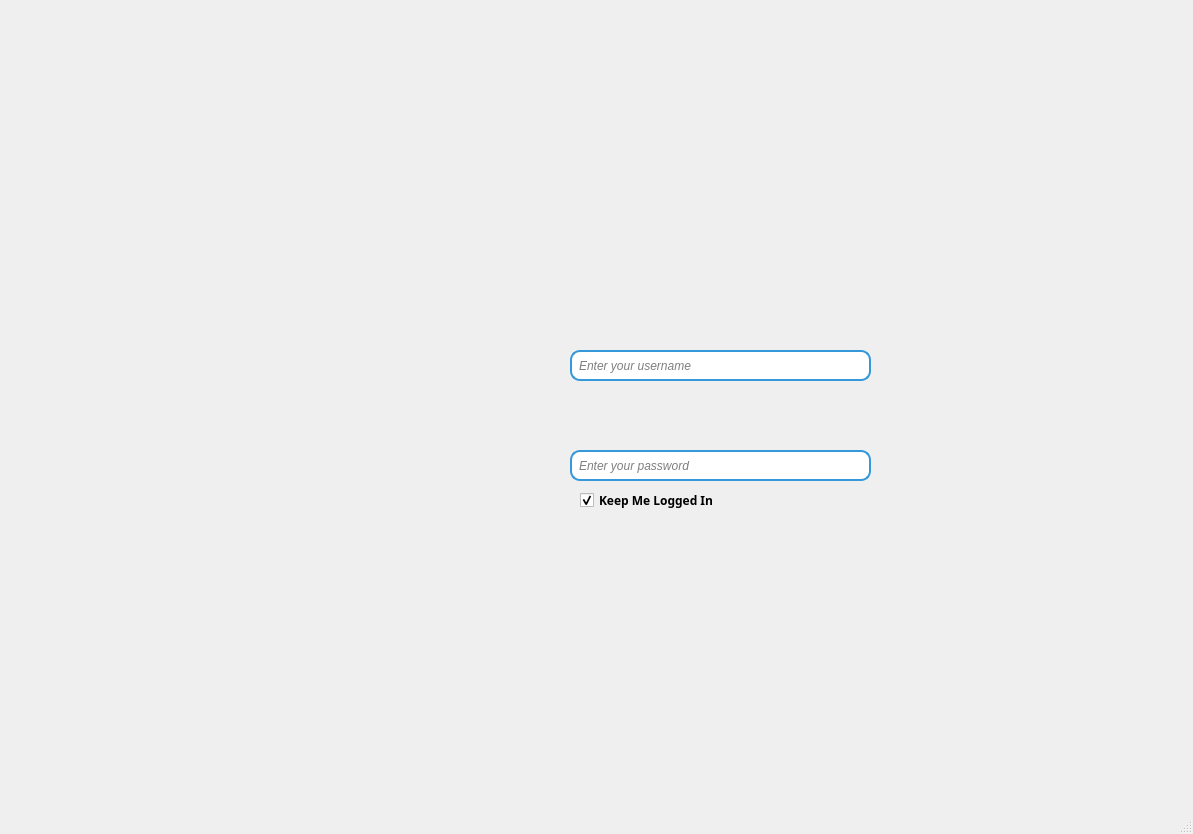
<?xml version="1.0" encoding="UTF-8"?>
<ui version="4.0">
 <class>MainWindow</class>
 <widget class="QMainWindow" name="MainWindow">
  <property name="geometry">
   <rect>
    <x>0</x>
    <y>0</y>
    <width>1193</width>
    <height>834</height>
   </rect>
  </property>
  <property name="windowTitle">
   <string>MainWindow</string>
  </property>
  <widget class="QWidget" name="centralwidget">
   <widget class="QLabel" name="label">
    <property name="geometry">
     <rect>
      <x>11</x>
      <y>11</y>
      <width>1171</width>
      <height>761</height>
     </rect>
    </property>
    <property name="layoutDirection">
     <enum>Qt::LeftToRight</enum>
    </property>
    <property name="text">
     <string/>
    </property>
    <property name="pixmap">
     <pixmap>C:/Users/Administrator/Downloads/ĐĂNG NHẬP QTDES.png</pixmap>
    </property>
    <property name="scaledContents">
     <bool>true</bool>
    </property>
   </widget>
   <widget class="QLineEdit" name="lineEditUserName">
    <property name="geometry">
     <rect>
      <x>570</x>
      <y>350</y>
      <width>301</width>
      <height>31</height>
     </rect>
    </property>
    <property name="font">
     <font>
      <italic>true</italic>
     </font>
    </property>
    <property name="styleSheet">
     <string notr="true">QLineEdit {
    border: 2px solid #3498db; /* Màu viền */
    border-radius: 10px;      /* Độ bo góc */
    padding: 5px;            /* Khoảng cách giữa chữ và viền */
    background-color: #ffffff; /* Màu nền */
    color: #000000;          /* Màu chữ */
}
</string>
    </property>
    <property name="placeholderText">
     <string>Enter your username</string>
    </property>
   </widget>
   <widget class="QLineEdit" name="lineEditPassWord">
    <property name="geometry">
     <rect>
      <x>570</x>
      <y>450</y>
      <width>301</width>
      <height>31</height>
     </rect>
    </property>
    <property name="font">
     <font>
      <italic>true</italic>
     </font>
    </property>
    <property name="styleSheet">
     <string notr="true">QLineEdit {
    border: 2px solid #3498db; /* Màu viền */
    border-radius: 10px;      /* Độ bo góc */
    padding: 5px;            /* Khoảng cách giữa chữ và viền */
    background-color: #ffffff; /* Màu nền */
    color: #000000;          /* Màu chữ */
}
</string>
    </property>
    <property name="echoMode">
     <enum>QLineEdit::Password</enum>
    </property>
    <property name="placeholderText">
     <string>Enter your password</string>
    </property>
   </widget>
   <widget class="QPushButton" name="pushButtonLogin">
    <property name="geometry">
     <rect>
      <x>570</x>
      <y>520</y>
      <width>301</width>
      <height>51</height>
     </rect>
    </property>
    <property name="minimumSize">
     <size>
      <width>100</width>
      <height>30</height>
     </size>
    </property>
    <property name="sizeIncrement">
     <size>
      <width>0</width>
      <height>0</height>
     </size>
    </property>
    <property name="layoutDirection">
     <enum>Qt::LeftToRight</enum>
    </property>
    <property name="styleSheet">
     <string notr="true">QPushButton {
    background-color: transparent; /* Làm nền trong suốt */
    border: none;                 /* Loại bỏ viền */
    color: #000000;               /* Màu chữ (nếu có chữ) */
}

QPushButton:hover {
    background-color: rgba(0, 0, 0, 0.1); /* Hiệu ứng hover nhẹ */
}
</string>
    </property>
    <property name="text">
     <string/>
    </property>
    <property name="icon">
     <iconset>
      <normaloff>C:/Users/Administrator/Downloads/LOGIN.png</normaloff>C:/Users/Administrator/Downloads/LOGIN.png</iconset>
    </property>
    <property name="iconSize">
     <size>
      <width>250</width>
      <height>301</height>
     </size>
    </property>
    <property name="autoRepeatDelay">
     <number>100</number>
    </property>
   </widget>
   <widget class="QCheckBox" name="checkBoxSavePassword">
    <property name="geometry">
     <rect>
      <x>580</x>
      <y>490</y>
      <width>151</width>
      <height>21</height>
     </rect>
    </property>
    <property name="font">
     <font>
      <family>Myanmar Text</family>
      <weight>75</weight>
      <bold>true</bold>
     </font>
    </property>
    <property name="text">
     <string>Keep Me Logged In</string>
    </property>
    <property name="checked">
     <bool>true</bool>
    </property>
   </widget>
   <widget class="QPushButton" name="pushButtonForgotPassword">
    <property name="geometry">
     <rect>
      <x>570</x>
      <y>590</y>
      <width>171</width>
      <height>31</height>
     </rect>
    </property>
    <property name="styleSheet">
     <string notr="true">QPushButton {
    background-color: transparent; /* Làm nền trong suốt */
    border: none;                 /* Loại bỏ viền */
    color: #000000;               /* Màu chữ (nếu có chữ) */
}

QPushButton:hover {
    background-color: rgba(0, 0, 0, 0.1); /* Hiệu ứng hover nhẹ */
}
</string>
    </property>
    <property name="text">
     <string/>
    </property>
    <property name="icon">
     <iconset>
      <normaloff>C:/Users/Administrator/Downloads/I forgot my password.png</normaloff>C:/Users/Administrator/Downloads/I forgot my password.png</iconset>
    </property>
    <property name="iconSize">
     <size>
      <width>150</width>
      <height>100</height>
     </size>
    </property>
   </widget>
   <widget class="QPushButton" name="pushButtonSignUp">
    <property name="geometry">
     <rect>
      <x>740</x>
      <y>630</y>
      <width>81</width>
      <height>21</height>
     </rect>
    </property>
    <property name="styleSheet">
     <string notr="true">QPushButton {
    background-color: transparent; /* Làm nền trong suốt */
    border: none;                 /* Loại bỏ viền */
    color: #000000;               /* Màu chữ (nếu có chữ) */
}

QPushButton:hover {
    background-color: rgba(0, 0, 0, 0.1); /* Hiệu ứng hover nhẹ */
}
</string>
    </property>
    <property name="text">
     <string/>
    </property>
    <property name="icon">
     <iconset>
      <normaloff>C:/Users/Administrator/Downloads/Sign Up.png</normaloff>C:/Users/Administrator/Downloads/Sign Up.png</iconset>
    </property>
    <property name="iconSize">
     <size>
      <width>50</width>
      <height>100</height>
     </size>
    </property>
   </widget>
  </widget>
  <widget class="QMenuBar" name="menubar">
   <property name="geometry">
    <rect>
     <x>0</x>
     <y>0</y>
     <width>1193</width>
     <height>26</height>
    </rect>
   </property>
  </widget>
  <widget class="QStatusBar" name="statusbar"/>
 </widget>
 <resources/>
 <connections/>
</ui>
